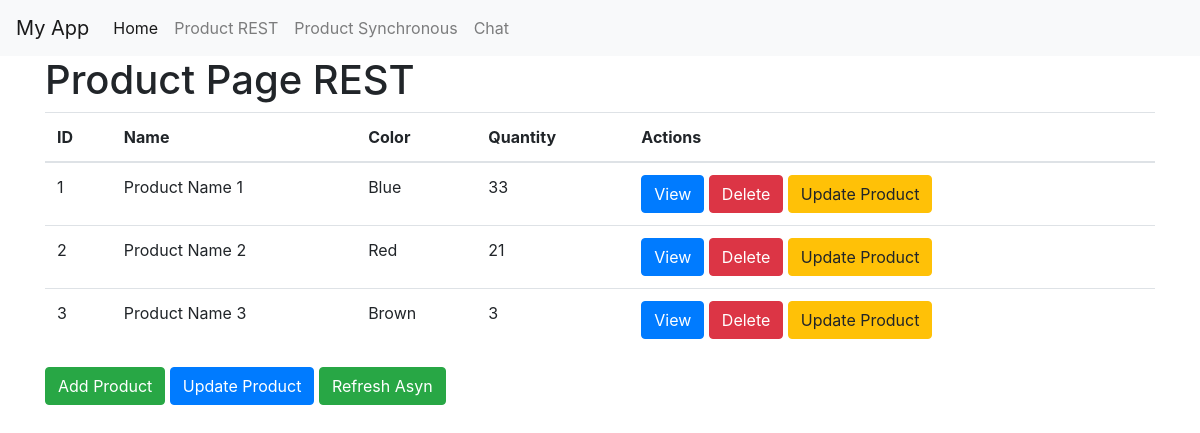
/product, run on an earlier commit of the app's database.
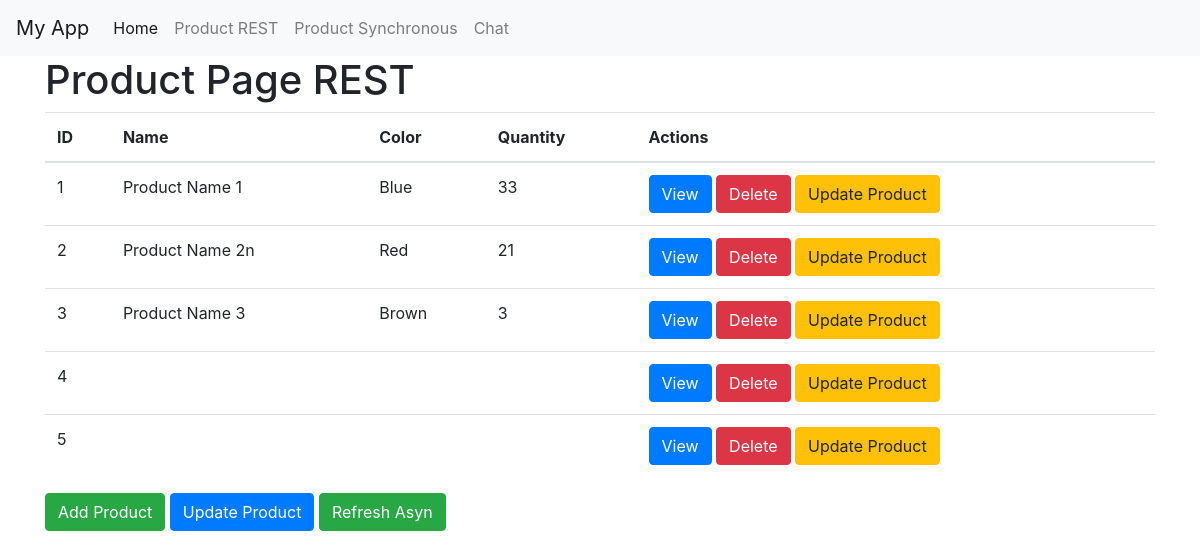
And on a later commit of the database.
### tables this page shows
CREATE TABLE Product
             (ID INTEGER PRIMARY KEY AUTOINCREMENT,
             Name TEXT NOT NULL,
             Color TEXT NOT NULL,
             Quantity INT NOT NULL);

### app.py (the view)
@app.route('/product')
def product():
    conn = sqlite3.connect('database.db')
    cursor = conn.cursor()
    cursor.execute("SELECT * FROM product")
    data = cursor.fetchall()
    conn.close()
    return render_template('product.html', products=data)

### templates/product.html (shortened to what this page needs)
{% extends 'base.html' %}
{% block content %}
    <h1>Product Page REST</h1>
    <table class="table" id="product-table">
            <thead>
                <tr>
                    <th>ID</th>
                    <th>Name</th>
                    <th>Color</th>
                    <th>Quantity</th>
                    <th>Actions</th>
                </tr>
            </thead>
            <tbody>
                {% for product in products %}
                <tr>
                    {% set product_id = product[0]%}
                    {% set product_name = product[1]%}
                    {% set product_color = product[2]%}
                    {% set product_quantity = product[3]%}
                    <td>{{ product_id }}</td>
                    <td>{{ product_name }}</td>
                    <td>{{ product_color }}</td>
                    <td>{{ product_quantity }}</td>
                    <td>
                        <button class="btn btn-primary" onclick="viewProduct({{ product_id }})">View</button>
                        <button class="btn btn-danger" onclick="deleteProduct({{ product_id }})">Delete</button>
                        <button type="button" class="btn btn-warning update-button" data-toggle="modal" data-target="#updateModal" data-id="{{ product_id }}">Update Product</button>
                    </td>
                </tr>
                {% endfor %}
            </tbody>
        </table>
        <button type="button" class="btn btn-success" data-toggle="modal" data-target="#addModal">Add Product</button>
        <button type="button" class="btn btn-primary" data-toggle="modal" data-target="#updateModal" data-id="1">Update Product</button>
    <a href="#" class="btn btn-success" onclick="refreshTable()">Refresh Asyn</a>
{% endblock %}

### templates/base.html (shortened to what this page needs)
<!DOCTYPE html>
<html>
<head>
    <link rel="stylesheet" href="https://stackpath.bootstrapcdn.com/bootstrap/4.3.1/css/bootstrap.min.css">
</head>
<body>
    <nav class="navbar navbar-expand-lg navbar-light bg-light">
        <a class="navbar-brand" href="#">My App</a>
        <div class="collapse navbar-collapse" id="navbarNav">
            <ul class="navbar-nav">
                <li class="nav-item active">
                    <a class="nav-link" href="/">Home</a>
                </li>
                <li class="nav-item">
                    <a class="nav-link" href="/product">Product REST</a>
                </li>
                <li class="nav-item">
                    <a class="nav-link" href="/product0">Product Synchronous</a>
                </li>
                <li class="nav-item">
                    <a class="nav-link" href="/chat">Chat</a>
                </li>
            </ul>
        </div>
    </nav>
    <div class="container">
        {% block content %}
        {% endblock %}
    </div>
</body>
</html>

What changed in the data, as far as the page shows it:
changed Product "Red": Name "Product Name 2" → "Product Name 2n"
added Product: ID "4"
added Product: ID "5"
